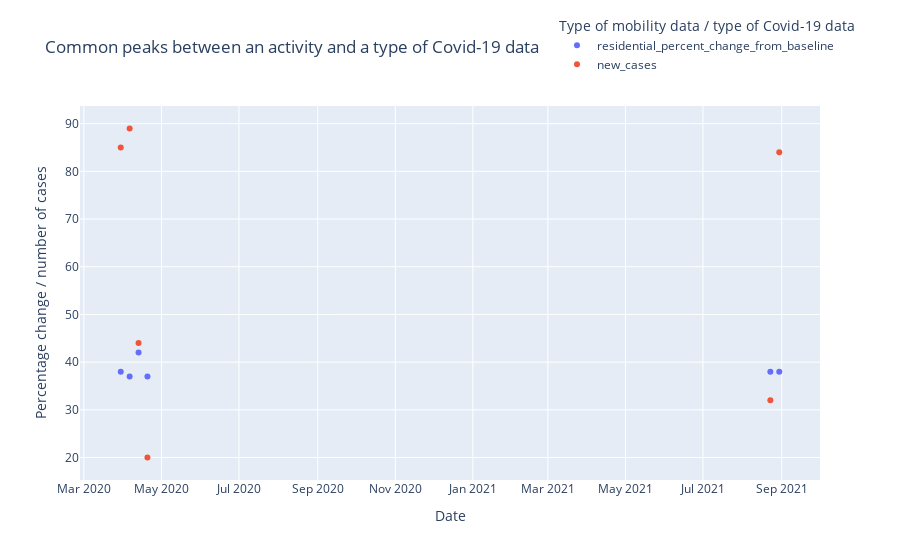

The notebook cell this image was saved under:
### Markdown cell above
#### <em> Visual analysis of the common peaks </em>

### Code cell
# PLOT THE DATAFRAME

# Plot the dataframe with the common peaks between the activity and the type of Covid-19 data
fig = px.scatter(df_merge_max_actcov, x='date', y=[act_list[5], covid_data], 
                 title = 'Common peaks between an activity and a type of Covid-19 data',
                 labels={'date': 'Date', 'value': 'Percentage change / number of cases',
                         'variable': 'Type of mobility data / type of Covid-19 data'})

# Move the location of the legend to the upper right corner
fig.update_layout(legend=dict(yanchor='top', y=1.25, xanchor='right', x=1.05))

# Show the graph
fig.show()

### Figure 1 — Plotly figure (JSON) as saved in the notebook; plotly's stock layout.template omitted (floating-point values rounded to 4 significant figures)
{"data": [{"hovertemplate": "Type of mobility data / type of Covid-19 data=residential_percent_change_from_baseline<br>Date=%{x}<br>Percentage change / number of cases=%{y}<extra></extra>", "legendgroup": "residential_percent_change_from_baseline", "marker": {"color": "#636efa", "symbol": "circle"}, "mode": "markers", "name": "residential_percent_change_from_baseline", "orientation": "v", "showlegend": true, "type": "scatter", "x": ["2020-03-30T00:00:00", "2020-04-06T00:00:00", "2020-04-13T00:00:00", "2020-04-20T00:00:00", "2021-08-23T00:00:00", "2021-08-30T00:00:00"], "xaxis": "x", "y": [38, 37, 42, 37, 38, 38], "yaxis": "y"}, {"hovertemplate": "Type of mobility data / type of Covid-19 data=new_cases<br>Date=%{x}<br>Percentage change / number of cases=%{y}<extra></extra>", "legendgroup": "new_cases", "marker": {"color": "#EF553B", "symbol": "circle"}, "mode": "markers", "name": "new_cases", "orientation": "v", "showlegend": true, "type": "scatter", "x": ["2020-03-30T00:00:00", "2020-04-06T00:00:00", "2020-04-13T00:00:00", "2020-04-20T00:00:00", "2021-08-23T00:00:00", "2021-08-30T00:00:00"], "xaxis": "x", "y": [85, 89, 44, 20, 32, 84], "yaxis": "y"}], "layout": {"legend": {"title": {"text": "Type of mobility data / type of Covid-19 data"}, "tracegroupgap": 0, "x": 1.05, "xanchor": "right", "y": 1.25, "yanchor": "top"}, "title": {"text": "Common peaks between an activity and a type of Covid-19 data"}, "xaxis": {"anchor": "y", "domain": [0, 1], "title": {"text": "Date"}}, "yaxis": {"anchor": "x", "domain": [0, 1], "title": {"text": "Percentage change / number of cases"}}}}
